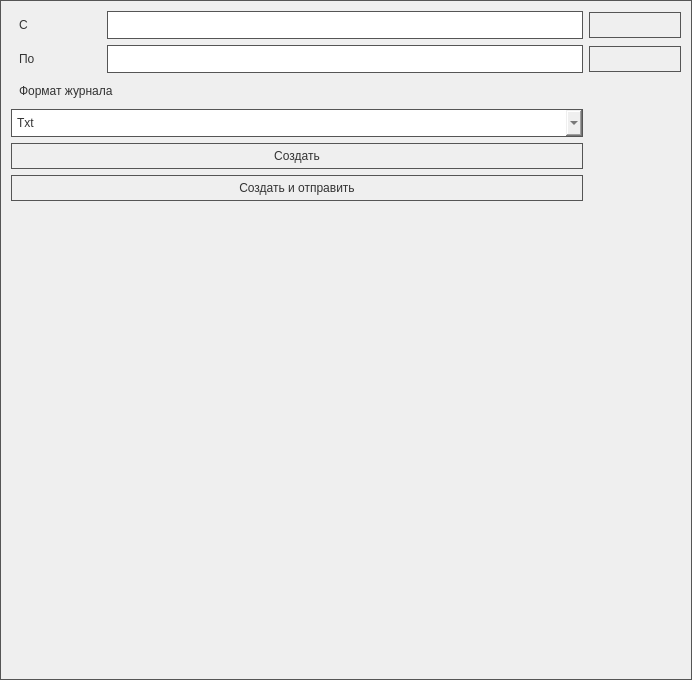
<?xml version="1.0" encoding="UTF-8"?>
<ui version="4.0">
 <class>CreateReportForm</class>
 <widget class="QWidget" name="CreateReportForm">
  <property name="geometry">
   <rect>
    <x>0</x>
    <y>0</y>
    <width>692</width>
    <height>680</height>
   </rect>
  </property>
  <property name="windowTitle">
   <string>Form</string>
  </property>
  <property name="styleSheet">
   <string notr="true">QWidget {
color: #333;
border: 1px solid #555;
font: 30pt &quot;Arial&quot;;
border-radius: 0px;
padding: 5px;
background: qradialgradient(cx: 0.3, cy: -0.4,
fx: 0.3, fy: -0.4,
radius: 1.35, stop: 0 #fff, stop: 1 #e8e8e8);
min-width: 80px;
}</string>
  </property>
  <layout class="QGridLayout" name="gridLayout">
   <item row="0" column="2">
    <widget class="QPushButton" name="chooseStartDateButton">
     <property name="styleSheet">
      <string notr="true"> QPushButton {
color: #333;
border: 1px solid #555;
font: 30pt &quot;Arial&quot;;
border-radius: 0px;
padding: 5px;
background: qradialgradient(cx: 0.3, cy: -0.4,
fx: 0.3, fy: -0.4,
radius: 1.35, stop: 0 #fff, stop: 1 #e8e8e8);
min-width: 80px;
}

QPushButton:hover {
background: qradialgradient(cx: 0.3, cy: -0.4,
fx: 0.3, fy: -0.4,
radius: 1.35, stop: 0 #fff, stop: 1 #e8e8e8);
}

 QPushButton:pressed {
background: qradialgradient(cx: 0.4, cy: -0.1,
fx: 0.4, fy: -0.1,
radius: 1.35, stop: 0 #fff, stop: 1 #88bbe8);
}</string>
     </property>
     <property name="text">
      <string/>
     </property>
     <property name="icon">
      <iconset resource="res.qrc">
       <normaloff>:/img/img/icon/calendar_5231.png</normaloff>:/img/img/icon/calendar_5231.png</iconset>
     </property>
     <property name="iconSize">
      <size>
       <width>64</width>
       <height>64</height>
      </size>
     </property>
     <property name="checkable">
      <bool>false</bool>
     </property>
     <property name="flat">
      <bool>false</bool>
     </property>
    </widget>
   </item>
   <item row="6" column="0">
    <spacer name="verticalSpacer">
     <property name="orientation">
      <enum>Qt::Vertical</enum>
     </property>
     <property name="sizeHint" stdset="0">
      <size>
       <width>20</width>
       <height>40</height>
      </size>
     </property>
    </spacer>
   </item>
   <item row="1" column="2">
    <widget class="QPushButton" name="chooseStopDateButton">
     <property name="styleSheet">
      <string notr="true"> QPushButton {
color: #333;
border: 1px solid #555;
font: 30pt &quot;Arial&quot;;
border-radius: 0px;
padding: 5px;
background: qradialgradient(cx: 0.3, cy: -0.4,
fx: 0.3, fy: -0.4,
radius: 1.35, stop: 0 #fff, stop: 1 #e8e8e8);
min-width: 80px;
}

QPushButton:hover {
background: qradialgradient(cx: 0.3, cy: -0.4,
fx: 0.3, fy: -0.4,
radius: 1.35, stop: 0 #fff, stop: 1 #e8e8e8);
}

 QPushButton:pressed {
background: qradialgradient(cx: 0.4, cy: -0.1,
fx: 0.4, fy: -0.1,
radius: 1.35, stop: 0 #fff, stop: 1 #88bbe8);
}</string>
     </property>
     <property name="text">
      <string/>
     </property>
     <property name="icon">
      <iconset resource="res.qrc">
       <normaloff>:/img/img/icon/calendar_5231.png</normaloff>:/img/img/icon/calendar_5231.png</iconset>
     </property>
     <property name="iconSize">
      <size>
       <width>64</width>
       <height>64</height>
      </size>
     </property>
     <property name="checkable">
      <bool>false</bool>
     </property>
     <property name="flat">
      <bool>false</bool>
     </property>
    </widget>
   </item>
   <item row="1" column="0">
    <widget class="QLabel" name="stopLabel">
     <property name="styleSheet">
      <string notr="true"> QLabel {
color: #333;
border: 0px solid #555;
font: 30pt &quot;Arial&quot;;
border-radius: 0px;
padding: 5px;
background: qradialgradient(cx: 0.3, cy: -0.4,
fx: 0.3, fy: -0.4,
radius: 1.35, stop: 0 #fff, stop: 1 #e8e8e8);
min-width: 80px;
}</string>
     </property>
     <property name="text">
      <string>По</string>
     </property>
    </widget>
   </item>
   <item row="2" column="0" colspan="2">
    <widget class="QLabel" name="formatDataLabel">
     <property name="styleSheet">
      <string notr="true"> QLabel {
color: #333;
border: 0px solid #555;
font: 30pt &quot;Arial&quot;;
border-radius: 0px;
padding: 5px;
background: qradialgradient(cx: 0.3, cy: -0.4,
fx: 0.3, fy: -0.4,
radius: 1.35, stop: 0 #fff, stop: 1 #e8e8e8);
min-width: 80px;
}</string>
     </property>
     <property name="text">
      <string>Формат журнала</string>
     </property>
    </widget>
   </item>
   <item row="0" column="1">
    <widget class="QLineEdit" name="startDateEdit"/>
   </item>
   <item row="3" column="0" colspan="2">
    <widget class="QComboBox" name="reportFormatBox">
     <item>
      <property name="text">
       <string>Txt</string>
      </property>
     </item>
     <item>
      <property name="text">
       <string>Html</string>
      </property>
     </item>
    </widget>
   </item>
   <item row="0" column="0">
    <widget class="QLabel" name="startLabel">
     <property name="styleSheet">
      <string notr="true"> QLabel {
color: #333;
border: 0px solid #555;
font: 30pt &quot;Arial&quot;;
border-radius: 0px;
padding: 5px;
background: qradialgradient(cx: 0.3, cy: -0.4,
fx: 0.3, fy: -0.4,
radius: 1.35, stop: 0 #fff, stop: 1 #e8e8e8);
min-width: 80px;
}</string>
     </property>
     <property name="text">
      <string>С</string>
     </property>
    </widget>
   </item>
   <item row="1" column="1">
    <widget class="QLineEdit" name="stopDateEdit"/>
   </item>
   <item row="5" column="0" colspan="2">
    <widget class="QPushButton" name="sendReportButton">
     <property name="styleSheet">
      <string notr="true"> QPushButton {
color: #333;
border: 1px solid #555;
font: 30pt &quot;Arial&quot;;
border-radius: 0px;
padding: 5px;
background: qradialgradient(cx: 0.3, cy: -0.4,
fx: 0.3, fy: -0.4,
radius: 1.35, stop: 0 #fff, stop: 1 #e8e8e8);
min-width: 80px;
}

QPushButton:hover {
background: qradialgradient(cx: 0.3, cy: -0.4,
fx: 0.3, fy: -0.4,
radius: 1.35, stop: 0 #fff, stop: 1 #e8e8e8);
}

 QPushButton:pressed {
background: qradialgradient(cx: 0.4, cy: -0.1,
fx: 0.4, fy: -0.1,
radius: 1.35, stop: 0 #fff, stop: 1 #88bbe8);
}</string>
     </property>
     <property name="text">
      <string>Создать и отправить</string>
     </property>
    </widget>
   </item>
   <item row="4" column="0" colspan="2">
    <widget class="QPushButton" name="createReportButton">
     <property name="styleSheet">
      <string notr="true"> QPushButton {
color: #333;
border: 1px solid #555;
font: 30pt &quot;Arial&quot;;
border-radius: 0px;
padding: 5px;
background: qradialgradient(cx: 0.3, cy: -0.4,
fx: 0.3, fy: -0.4,
radius: 1.35, stop: 0 #fff, stop: 1 #e8e8e8);
min-width: 80px;
}

QPushButton:hover {
background: qradialgradient(cx: 0.3, cy: -0.4,
fx: 0.3, fy: -0.4,
radius: 1.35, stop: 0 #fff, stop: 1 #e8e8e8);
}

 QPushButton:pressed {
background: qradialgradient(cx: 0.4, cy: -0.1,
fx: 0.4, fy: -0.1,
radius: 1.35, stop: 0 #fff, stop: 1 #88bbe8);
}</string>
     </property>
     <property name="text">
      <string>Создать</string>
     </property>
    </widget>
   </item>
  </layout>
 </widget>
 <resources>
  <include location="res.qrc"/>
 </resources>
 <connections/>
</ui>
